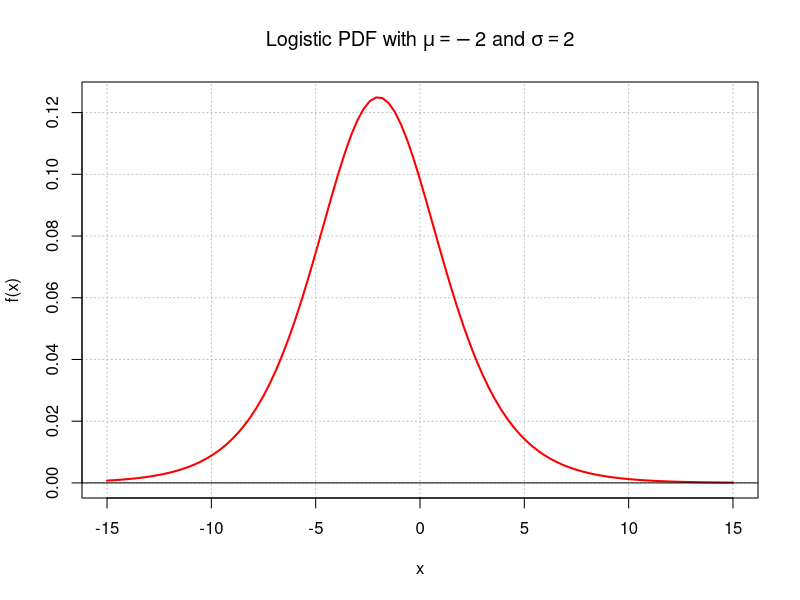
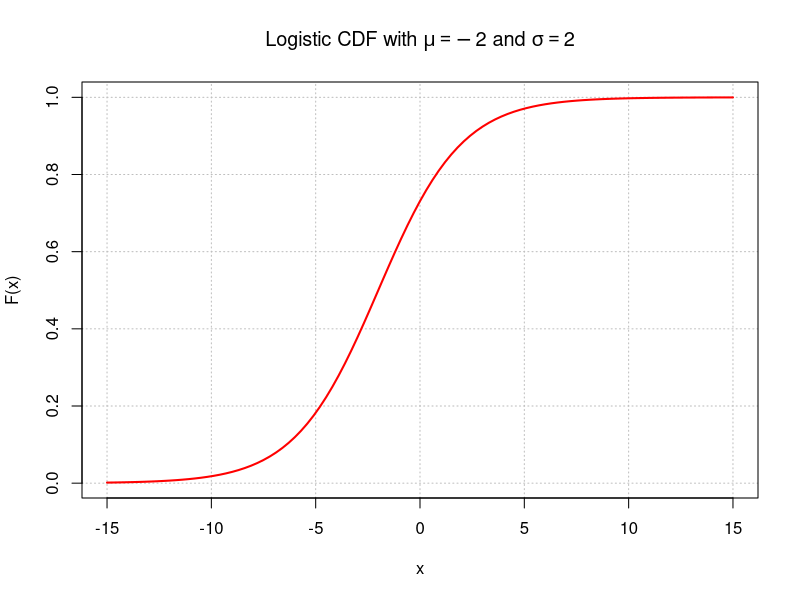

Recreate these plots in R, in order.
#####################################################################
# NAME:  Chris Bilder                                               #
# DATE:  1-8-02, 12-23-05, 12-6-06                                  #
# Purpose: Examine the logistic distribution                        #
#                                                                   #
# NOTES:                                                            #
#####################################################################

mu<--2
sigma<-2

curve(expr = 1/sigma * exp(-(x-mu)/sigma) /(1+exp(-(x-mu)/sigma))^2, ylab = "f(x)", xlab = "x", from = -15, to = 15, lwd = 2, 
      main = expression(paste("Logistic PDF with ", mu==-2, " and ",sigma==2)), col = "red", panel.first = grid(col = "gray", lty = "dotted"))
#Note that expr = dlogis(x, location=mu, scale=sigma) could also be used 
abline(h = 0)

curve(expr = 1/(1+exp(-(x-mu)/sigma)), ylab = "F(x)", xlab = "x", from = -15, to = 15, lwd = 2, 
      main = expression(paste("Logistic CDF with ", mu==-2, " and ",sigma==2)), col = "red", 
      panel.first = grid(col = "gray", lty = "dotted"))
#Note that expr = plogis(x, location=mu, scale=sigma) could also be used 
